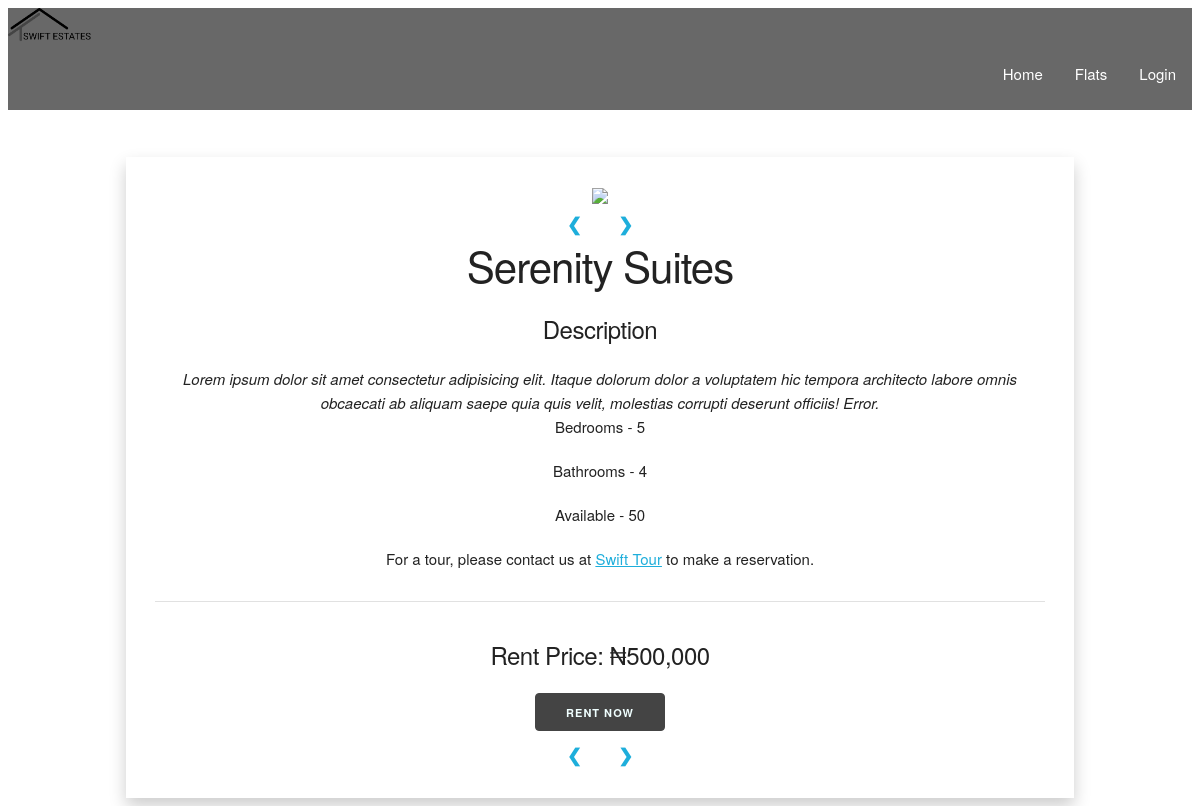
/flats, run on an earlier commit of the app's database.
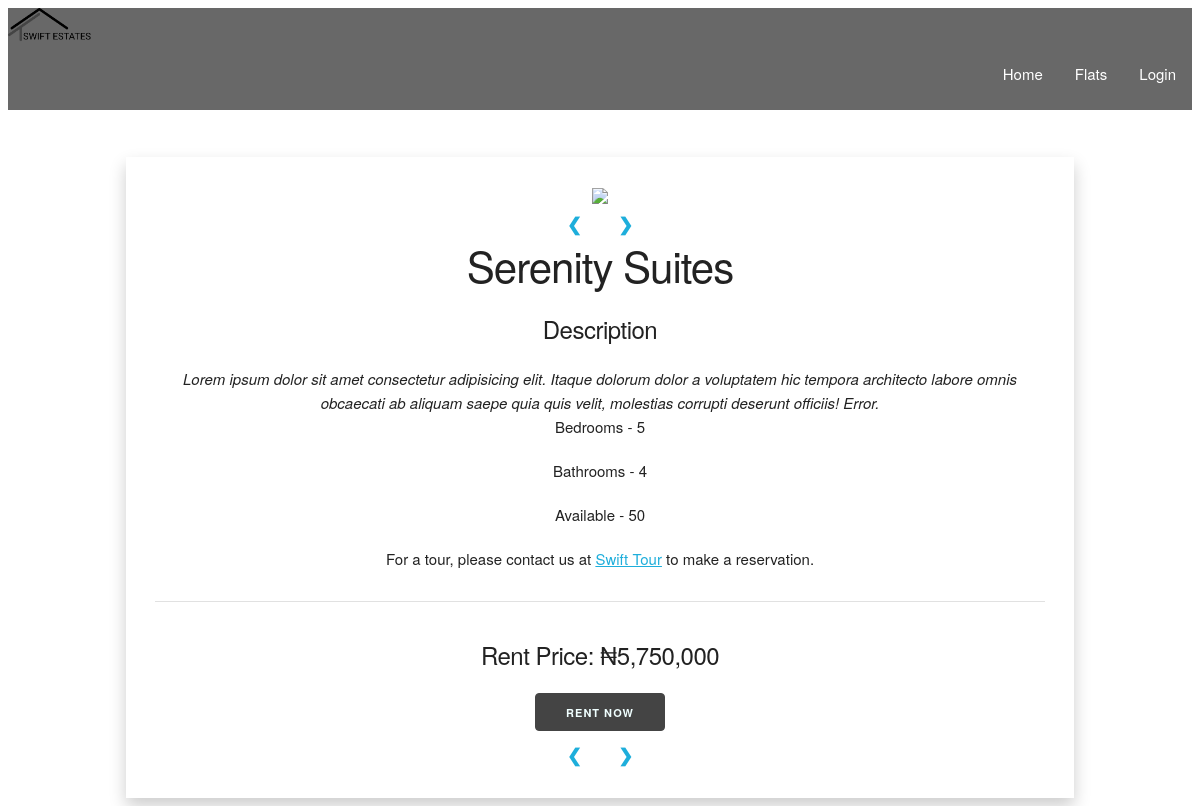
And on a later commit of the database.
### estate/models.py (models this page shows, shortened)
class FlatType(db.Model):
    __tablename__ = 'flattypes'
    id = db.Column(db.Integer, primary_key=True)
    name = db.Column(db.String(64))
    description = db.Column(db.Text())
    rent = db.Column(db.Integer)
    bedrooms = db.Column(db.Integer)
    bathrooms = db.Column(db.Integer, default=bedrooms)
    num_available = db.Column(db.Integer)
    residents = db.relationship('User', backref='flattype', lazy='dynamic')

### estate/blueprints/main/views.py (the view)
@main.route('/flats')
def flats():
    types = FlatType.query.all()
    return render_template('main/flats.html', types=types)

### estate/templates/main/flats.html (shortened to what this page needs)
{% extends "base.html" %}
{% block content %}
<header>
    {% include "partials/navbar.html" %}
</header>
<div class="container">
    <div class="flat-box shadow-div">
        <div class="slideshow-container">
            <div class="mySlides2 fade">
                <img class="u-max-full-width" src="{{ url_for('static', filename='img/flat1.jpg') }}">
            </div>
            <a class="prev" onclick="plusSlides(-1, 1)">&#10094;</a>
            <a class="next" onclick="plusSlides(1, 1)">&#10095;</a>
        </div>
        {% for type in types %}
        <div class="slideshow-container">
            <div class="mySlides1 fade">
                <h2>{{ type.name }} Suites</h2>
                <h5 class="flat-desc">Description</h5>
                <i>{{ type.description }}</i>
                <h6>Bedrooms - {{ type.bedrooms }}</h6>
                <h6>Bathrooms - {{ type.bathrooms }}</h6>
                <h6>Available - {{ type.num_available }}</h6>
                <h6>For a tour, please contact us at <a href="mailto:swifttour@hotmail.com">Swift Tour</a> to make a reservation.</h6>
                <hr>
                <div class="rent-box">
                    <h5>Rent Price: ₦{{ '{:,}'.format(type.rent) }}</h5>
                    <a href="{{ url_for('.lease') }}" class="cst-btn button">RENT NOW</a>
                </div>
            </div>
        </div>
        {% endfor %}
        <div>
            <a class="prev" onclick="plusSlides(-1, 0)">&#10094;</a>
            <a class="next" onclick="plusSlides(1, 0)">&#10095;</a>
        </div>
    </div>
</div>
{% endblock %}

What changed in the data, as far as the page shows it:
changed FlatType "Serenity": rent "500,000" → "5,750,000"
